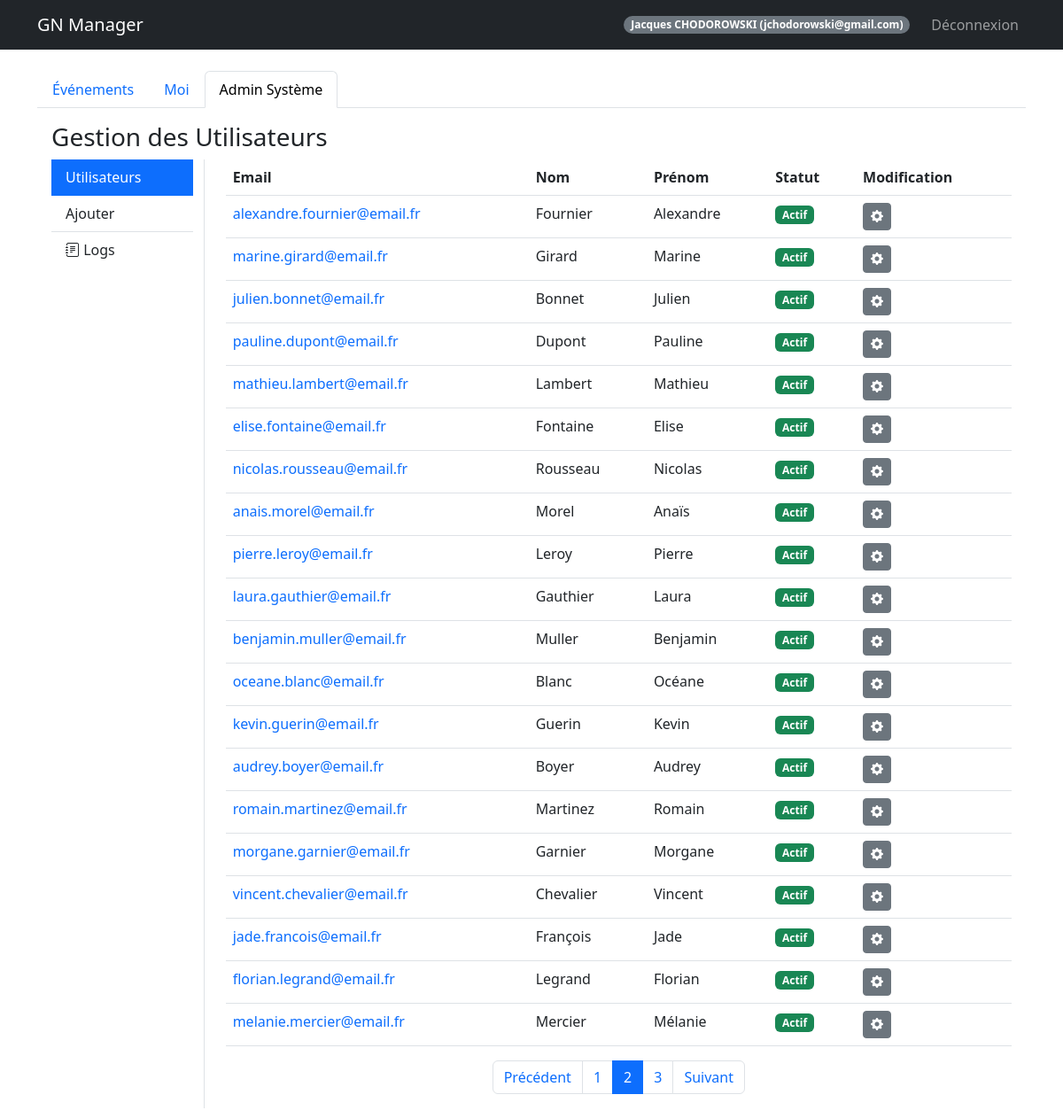
The page /dashboard?page=2&admin_view=users (signed in) on the database its author committed.
### models.py (models this page shows, shortened)
class User(UserMixin, db.Model):
    id = db.Column(db.Integer, primary_key=True)
    email = db.Column(db.String(120), unique=True, nullable=False)
    password_hash = db.Column(db.String(128))
    nom = db.Column(db.String(80))
    prenom = db.Column(db.String(80))
    age = db.Column(db.Integer)
    genre = db.Column(db.String(20))
    avatar_url = db.Column(db.String(200))
    role = db.Column(db.String(20), default='user')  # createur, sysadmin, user
    is_banned = db.Column(db.Boolean, default=False)
    is_deleted = db.Column(db.Boolean, default=False)  # Suppression logique
    @property
    def is_admin(self):
        return self.role in ['createur', 'sysadmin']

### routes/admin_routes.py (the view)
@admin_bp.route('/dashboard')
@login_required
def dashboard():
    users_pagination = None
    if current_user.is_admin:
        page = request.args.get('page', 1, type=int)
        users_pagination = User.query.paginate(page=page, per_page=DefaultValues.USERS_PER_PAGE, error_out=False)
    filter_type = request.args.get('filter', 'future')
    my_participations = Participant.query\
        .filter_by(user_id=current_user.id)\
        .options(joinedload(Participant.event))\
        .all()
    my_event_ids = [p.event_id for p in my_participations]
    my_roles = {p.event_id: p for p in my_participations}
    events = []
    now = datetime.now()
    if filter_type == 'mine':
        if my_event_ids:
            events = Event.query.filter(Event.id.in_(my_event_ids)).order_by(Event.date_start).all()
    elif filter_type == 'future':
        events = Event.query.filter(Event.date_start >= now).order_by(Event.date_start).all()
    elif filter_type == 'past':
        events = Event.query.filter(Event.date_end < now).order_by(Event.date_start.desc()).all()
    else:
        events = Event.query.order_by(Event.date_start).all()
    admin_view = request.args.get('admin_view')
    return render_template('dashboard.html',
                         user=current_user,
                         users_pagination=users_pagination,
                         events=events,
                         my_event_ids=my_event_ids,
                         my_roles=my_roles,
                         current_filter=filter_type,
                         admin_view=admin_view)

### templates/dashboard.html (shortened to what this page needs)
{% extends "base.html" %}
{% block content %}
<ul class="nav nav-tabs" id="myTab" role="tablist">
    <li class="nav-item" role="presentation">
        <button class="nav-link {% if not admin_view %}active{% endif %}" id="events-tab" data-bs-toggle="tab"
            data-bs-target="#events" type="button" role="tab">Événements</button>
    </li>
    <li class="nav-item" role="presentation">
        <button class="nav-link" id="me-tab" data-bs-toggle="tab" data-bs-target="#me" type="button"
            role="tab">Moi</button>
    </li>
    {% if user.is_admin %}
    <li class="nav-item" role="presentation">
        <button class="nav-link {% if admin_view %}active{% endif %}" id="admin-tab" data-bs-toggle="tab"
            data-bs-target="#admin" type="button" role="tab">Admin Système</button>
    </li>
    {% endif %}
</ul>
<div class="tab-content" id="myTabContent">
    <div class="tab-pane fade p-3 {% if admin_view %}show active{% endif %}" id="admin" role="tabpanel">
        <h3>Gestion des Utilisateurs</h3>
        <div class="row">
            <div class="col-md-2 border-end">
                <div class="list-group list-group-flush">
                    <a href="{{ url_for('admin.dashboard', filter=current_filter, admin_view='users') }}#admin"
                        class="list-group-item list-group-item-action {% if admin_view == 'users' or not admin_view %}active{% endif %}">
                        Utilisateurs
                    </a>
                    <a href="{{ url_for('admin.dashboard', filter=current_filter, admin_view='add') }}#admin"
                        class="list-group-item list-group-item-action {% if admin_view == 'add' %}active{% endif %}">
                        Ajouter
                    </a>
                    <a href="{{ url_for('admin.admin_logs') }}" class="list-group-item list-group-item-action">
                        <i class="bi bi-journal-text"></i> Logs
                    </a>
                </div>
            </div>
            <div class="col-md-10 ps-4">
                {% if admin_view == 'add' %}
                <div class="card mb-3">
                    <div class="card-body">
                        <h5>Ajouter un nouvel utilisateur</h5>
                        <p class="text-muted">Veuillez saisir l'email du nouvel utilisateur. Si l'email n'existe
                            pas, le compte sera créé et vous pourrez l'éditer.</p>
                        <form method="POST" action="/admin/user/add" class="row g-3">
                            <input type="hidden" name="csrf_token" value="{{ csrf_token() }}" />
                            <div class="col-md-8">
                                <label class="form-label">Email</label>
                                <input type="email" class="form-control" name="email" placeholder="email@example.com"
                                    required>
                            </div>
                            <div class="col-12 mt-3">
                                <button type="submit" class="btn btn-primary">Vérifier et Ajouter</button>
                            </div>
                        </form>
                    </div>
                </div>
                {% else %}
                <table class="table">
                    <thead>
                        <tr>
                            <th>Email</th>
                            <th>Nom</th>
                            <th>Prénom</th>
                            <th>Statut</th>
                            <th>Modification</th>
                        </tr>
                    </thead>
                    <tbody>
                        {% if users_pagination %}
                        {% for u in users_pagination.items %}
                        <tr>
                            <td>
                                <a href="{{ url_for('admin.user_events', user_id=u.id) }}" class="text-decoration-none">
                                    {{ u.email }}
                                </a>
                            </td>
                            <td>{{ u.nom or '-' }}</td>
                            <td>{{ u.prenom or '-' }}</td>
                            <td>
                                {% if u.role == 'createur' %}
                                <span class="badge bg-dark">Créateur</span>
                                {% elif u.role == 'sysadmin' %}
                                <span class="badge bg-warning text-dark">SysAdmin</span>
                                {% elif u.is_banned %}
                                <span class="badge bg-danger">Banni</span>
                                {% else %}
                                <span class="badge bg-success">Actif</span>
                                {% endif %}
                            </td>
                            <td>
                                <button type="button" class="btn btn-sm btn-secondary" data-bs-toggle="modal"
                                    data-bs-target="#editUserModal{{ u.id }}">
                                    <i class="bi bi-gear-fill"></i>
                                </button>
                            </td>
                        </tr>
                                        {% set is_readonly = (user.role != 'createur' and u.role == 'createur') %}
                        {% endfor %}
                        {% endif %}
                    </tbody>
                </table>
                {% if users_pagination %}
                <nav aria-label="Page navigation" class="mt-3">
                    <ul class="pagination justify-content-center">
                        {% if users_pagination.has_prev %}
                        <li class="page-item">
                            <a class="page-link"
                                href="{{ url_for('admin.dashboard', page=users_pagination.prev_num, admin_view='users') }}#admin">Précédent</a>
                        </li>
                        {% else %}
                        <li class="page-item disabled">
                            <span class="page-link">Précédent</span>
                        </li>
                        {% endif %}
                        {% for p in users_pagination.iter_pages(left_edge=1, right_edge=1, left_current=1,
                        right_current=2) %}
                        {% if p %}
                        {% if p == users_pagination.page %}
                        <li class="page-item active">
                            <span class="page-link">{{ p }}</span>
                        </li>
                        {% else %}
                        <li class="page-item">
                            <a class="page-link"
                                href="{{ url_for('admin.dashboard', page=p, admin_view='users') }}#admin">{{ p }}</a>
                        </li>
                        {% endif %}
                        {% else %}
                        <li class="page-item disabled">
                            <span class="page-link">...</span>
                        </li>
                        {% endif %}
                        {% endfor %}
                        {% if users_pagination.has_next %}
                        <li class="page-item">
                            <a class="page-link"
                                href="{{ url_for('admin.dashboard', page=users_pagination.next_num, admin_view='users') }}#admin">Suivant</a>
                        </li>
                        {% else %}
                        <li class="page-item disabled">
                            <span class="page-link">Suivant</span>
                        </li>
                        {% endif %}
                    </ul>
                </nav>
                {% endif %}
                {% endif %}
            </div>
        </div>
        {% endblock %}

### templates/base.html (shortened to what this page needs)
<!DOCTYPE html>
<html lang="fr">
<head>
    <link href="https://cdn.jsdelivr.net/npm/bootstrap@5.3.0/dist/css/bootstrap.min.css" rel="stylesheet">
    <link rel="stylesheet" href="https://cdn.jsdelivr.net/npm/bootstrap-icons@1.11.3/font/bootstrap-icons.min.css">
</head>
<body>
    <nav class="navbar navbar-expand-lg navbar-dark bg-dark">
        <div class="container">
            <a class="navbar-brand" href="{{ url_for('auth.index') }}">GN Manager</a>
            {% if current_user.is_authenticated %}
            <div class="navbar-nav ms-auto align-items-center">
                <span class="badge bg-secondary rounded-pill me-3">{{ current_user.prenom }} {{ current_user.nom|upper
                    }} ({{ current_user.email }})</span>
                <a class="nav-link" href="{{ url_for('auth.logout') }}">Déconnexion</a>
            </div>
            {% endif %}
        </div>
    </nav>
    <div class="container mt-4">
        {% block content %}{% endblock %}
    </div>
</body>
</html>

### rows shown on the page
User: prenom "Jacques", nom "CHODOROWSKI", email "jchodorowski@gmail.com"
User: email "alexandre.fournier@email.fr", nom "Fournier", prenom "Alexandre", role "Actif"
User: email "marine.girard@email.fr", nom "Girard", prenom "Marine", role "Actif"
User: email "julien.bonnet@email.fr", nom "Bonnet", prenom "Julien", role "Actif"
User: email "pauline.dupont@email.fr", nom "Dupont", prenom "Pauline", role "Actif"
User: email "mathieu.lambert@email.fr", nom "Lambert", prenom "Mathieu", role "Actif"
User: email "elise.fontaine@email.fr", nom "Fontaine", prenom "Elise", role "Actif"
User: email "nicolas.rousseau@email.fr", nom "Rousseau", prenom "Nicolas", role "Actif"
User: email "anais.morel@email.fr", nom "Morel", prenom "Anaïs", role "Actif"
User: email "pierre.leroy@email.fr", nom "Leroy", prenom "Pierre", role "Actif"
User: email "laura.gauthier@email.fr", nom "Gauthier", prenom "Laura", role "Actif"
User: email "benjamin.muller@email.fr", nom "Muller", prenom "Benjamin", role "Actif"
User: email "oceane.blanc@email.fr", nom "Blanc", prenom "Océane", role "Actif"
User: email "kevin.guerin@email.fr", nom "Guerin", prenom "Kevin", role "Actif"
User: email "audrey.boyer@email.fr", nom "Boyer", prenom "Audrey", role "Actif"
User: email "romain.martinez@email.fr", nom "Martinez", prenom "Romain", role "Actif"
User: email "morgane.garnier@email.fr", nom "Garnier", prenom "Morgane", role "Actif"
User: email "vincent.chevalier@email.fr", nom "Chevalier", prenom "Vincent", role "Actif"
User: email "jade.francois@email.fr", nom "François", prenom "Jade", role "Actif"
User: email "florian.legrand@email.fr", nom "Legrand", prenom "Florian", role "Actif"
User: email "melanie.mercier@email.fr", nom "Mercier", prenom "Mélanie", role "Actif"

### other values the page prints
{{ p }} "1" "3"
{{ p }} "2"
